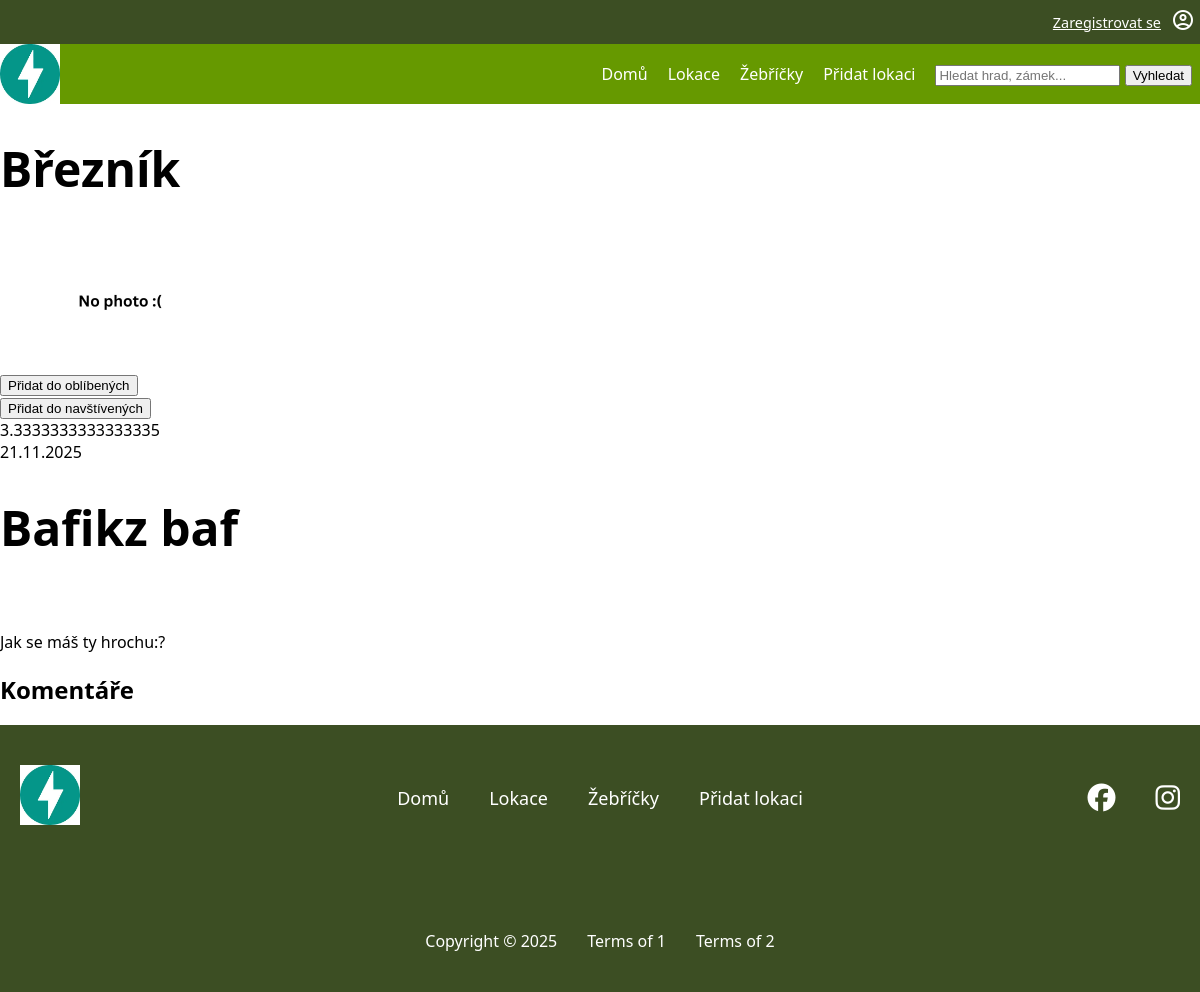
The page /locations/3 on the database as committed earlier.
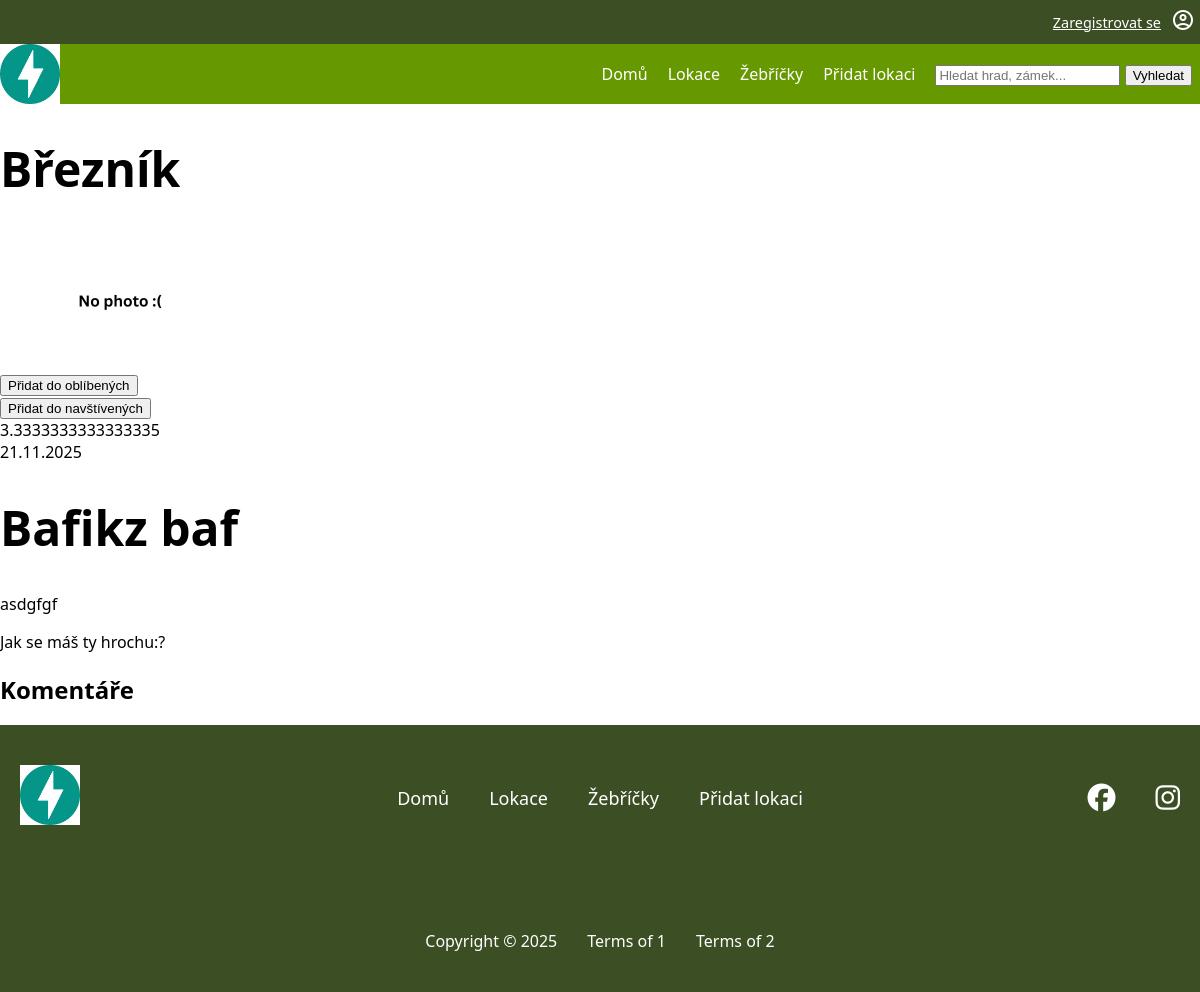
The same page on the database as committed later.
### tables this page shows
CREATE TABLE "location"
(
    id                  INTEGER
        primary key autoincrement,
    name                VARCHAR                   not null,
    description         VARCHAR,
    date_location_added TEXT default current_date not null,
    id_user             INTEGER                   not null
        references user,
    status              TEXT                      not null
);

### pages/locations.py (the view)
@router.get("/locations/{location_id}", name="location_detail", response_class=HTMLResponse)
async def location_detail(request: Request, location_id: int,
                          svc_location: LocationService = Depends(locations_service),
                          svc_comments: LocationCommentsService = Depends(location_comments_service)):
    location = svc_location.get_location_by_id_with_photos_and_rating(location_id)
    comments = svc_comments.list_comments(location_id)
    user_status = {"is_favorite": False, "is_visited": False}
    user = request.session.get("user")
    if user:
        user_status = svc_location.get_user_interaction_status(user["id"], location_id)
    return request.app.state.templates.TemplateResponse(
        "location-detail.html",
        {
            "request": request,
            "title": location["name"],
            "location": location,  # Všechny informace o lokaci
            "comments": comments,
            "user_status": user_status  # Informace zda uživatel má přidanou lokaci do favorite/visited
        },
    )

### templates/location-detail.html (shortened to what this page needs)
{% extends "base.html" %}
{% block content %}
    <h1>{{ title }}</h1>
    {% if location['photos'] %}
        <img alt="{{ location['photos'][0]['alt_text'] }}" src="/{{ location['photos'][0]['url'] }}">
    {% else %}
        <img alt="No photo" src="{{ url_for('static', path='img/web/noImage.webp') }}" class="noImage">
    {% endif %}
    <div>
        {% if user_status.is_favorite %}
            <form action="/locations/{{ location["id"] }}/favorite/remove" method="post">
                <button type="submit">
                    Oblíbené (Odebrat)
                </button>
            </form>
        {% else %}
            <form action="/locations/{{ location["id"] }}/favorite/add" method="post">
                <button type="submit">
                    Přidat do oblíbených
                </button>
            </form>
        {% endif %}
        {% if user_status.is_visited %}
            <form action="/locations/{{ location["id"] }}/visited/remove" method="post">
                <button type="submit">Navštíveno (Odebrat)</button>
            </form>
        {% else %}
            <form action="/locations/{{ location["id"] }}/visited/add" method="post">
                <button type="submit">Přidat do navštívených</button>
            </form>
        {% endif %}
    </div>
    {{ location['avg_rating'] }}<br>
    {{ location['date_location_added'] }}<br>
    {{ location['description']  | safe }}
    <div>
        <h2>Komentáře</h2>
    </div>
{% endblock %}

### templates/base.html (shortened to what this page needs)
<!DOCTYPE html>
<html lang="cs">
<head>
    <link rel="stylesheet" href="{{ url_for('static', path='css/style.css') }}">
    <link rel="stylesheet" href="{{ url_for('static', path='css/header.css') }}">
    <link rel="stylesheet" href="{{ url_for('static', path='css/footer.css') }}">
    <link rel="stylesheet" href="{{ url_for('static', path='css/icon.css') }}">
    <link rel="stylesheet" href="{{ url_for('static', path='css/location.css') }}">
    <link rel="stylesheet" href="https://cdnjs.cloudflare.com/ajax/libs/font-awesome/6.5.0/css/all.min.css">
</head>
<body>
<div class="header">
    <div class="upper-nav">
        {% if request.session.get('user') %}
            <a href="{{ url_for('logout') }}" class="upper-nav-items">Odhlásit se</a>
            <a href="{{ url_for('my_profile_page') }}" class="upper-nav-items"><span class="material-symbols-outlined">account_circle</span></a>
        {% else %}
            <a href="{{ url_for('register_page') }}" class="upper-nav-items">Zaregistrovat se</a>
            <a href="{{ url_for('login_page') }}" class="upper-nav-items"><span class="material-symbols-outlined">account_circle</span></a>
        {% endif %}
    </div>
    <div class="lower-nav">
        <div class="lower-nav-logo"><a href="{{ url_for('landing_page') }}"><img alt="logo"
                                                                                 src="{{ url_for('static', path='img/web/logo.webp') }}"></a>
        </div>
        <div class="lower-nav-items">
            <a href="{{ url_for('landing_page') }}" class="lower-nav-item">Domů</a>
            <a href="{{ url_for('list_locations_with_photos_rating') }}" class="lower-nav-item">Lokace</a>
            <a href="{{ url_for('rankings_page') }}" class="lower-nav-item">Žebříčky</a>
            <a href="{{ url_for('add_location_page') }}" class="lower-nav-item">Přidat lokaci</a>
            <form action="/search" method="get" class="lower-nav-item">
                <input type="text" name="search_term" placeholder="Hledat hrad, zámek..." required>
                <button type="submit">Vyhledat</button>
            </form>
        </div>
    </div>
</div>
{% block content %}{% endblock %}
<footer class="footer">
    <div class="footer-top">
        <div class="footer-logo">
            <a href="{{ url_for('landing_page') }}"><img alt="logo"
                                                         src="{{ url_for('static', path='img/web/logo.webp') }}"></a>
        </div>
        <nav class="footer-nav">
            <a href="{{ url_for('landing_page') }}" class="footer-nav-item">Domů</a>
            <a href="{{ url_for('list_locations_with_photos_rating') }}" class="footer-nav-item">Lokace</a>
            <a href="{{ url_for('rankings_page') }}" class="footer-nav-item">Žebříčky</a>
            <a href="{{ url_for('add_location_page') }}" class="footer-nav-item">Přidat lokaci</a>
        </nav>
        <div class="footer-icons">
            <i class="fa-brands fa-facebook"></i>
            <i class="fa-brands fa-instagram"></i>
        </div>
    </div>
    <div class="footer-bottom">
        <span>Copyright © 2025</span>
        <span>Terms of 1</span>
        <span>Terms of 2</span>
    </div>
</footer>
</body>
</html>

### static/css/style.css (style rules this page uses)
:root { font-family: system-ui, -apple-system, Segoe UI, Roboto, sans-serif; --background-color: white; --text-color: black; --navbar-background-color: #669900; --footer-background-color: #3c4e23; --white-text-color: white; font-size: 16px; }
html, body { margin:0; padding: 0; background: var(--background-color); width: 100%; }
h1 { font-size: 3em; }
.noImage { max-width: 30vh; }

### static/css/header.css (style rules this page uses)
.header { width: 100%; position: sticky; top: 0; z-index: 1000; }
.upper-nav { display: flex; flex-direction: row; align-items: center; width: 100%; background-color: var(--footer-background-color); justify-content: flex-end; font-size: 0.9rem; padding: 1vh 0 1vh 0; }
.upper-nav-items { margin-left: 5px; margin-right: 5px; color: var(--white-text-color); }
.lower-nav { display: flex; flex-direction: row; align-items: center; max-height: 10vh; justify-content: space-between; width: 100%; background-color: var(--navbar-background-color, #333); }
.lower-nav-logo { width: 60px; height: 60px; }
.lower-nav-logo img { width: 100%; height: 100%; object-fit: contain; display: block; }
.lower-nav-items { display: flex; gap: 20px; padding-right: 1vh; }
.lower-nav-item { color: var(--white-text-color, #fff); text-decoration: none; font-size: 1rem; font-weight: 500; }

### static/css/footer.css (style rules this page uses)
.footer { width: 100%; background-color: var(--footer-background-color); color: white; padding: 40px 0; display: flex; flex-direction: column; gap: 30px; }
.footer-top { display: grid; grid-template-columns: 1fr auto 1fr; align-items: center; padding-bottom: 70px; }
.footer-logo { padding-left: 20px; }
.footer-logo img { width: 60px; height: 60px; object-fit: contain; }
.footer-nav { display: flex; justify-content: center; gap: 40px; }
.footer-nav-item { color: white; text-decoration: none; font-size: 18px; }
.footer-top i { justify-self: end; font-size: 28px; margin-left: 20px; cursor: pointer; }
.footer-icons { display: flex; justify-content: flex-end; gap: 20px; padding-right: 20px; font-size: 28px; justify-self: end; }
.footer-icons i { cursor: pointer; }
.footer-bottom { display: flex; justify-content: center; gap: 30px; font-size: 16px; }

Rows that differ between the two databases and show on the page:
changed location "Březník": description "Bafikz baf Jak se máš ty hrochu:?" → "Bafikz baf asdgfgf Jak se máš ty hrochu:?"
